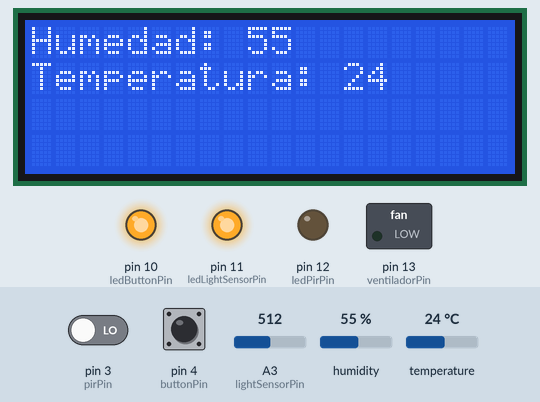
Bench run of a sketch on a simulated Arduino Uno, built with avr-gcc and run on an emulated ATmega328P. Parts: 20×4 character LCD, switched loads named in the sketch (green lamp = pin HIGH), output pins drawn as LEDs (lit = HIGH). The inputs (shaded band) are chosen by the test bench; at power-on: temperature 24 °C, pin 3 (pirPin) LOW, A3 (lightSensorPin) = 512, pin 4 (buttonPin) HIGH, humidity 55 %.

Above: at 1.7 s.
1.8 s: temperature set to 28 °C
At 4.4 s:
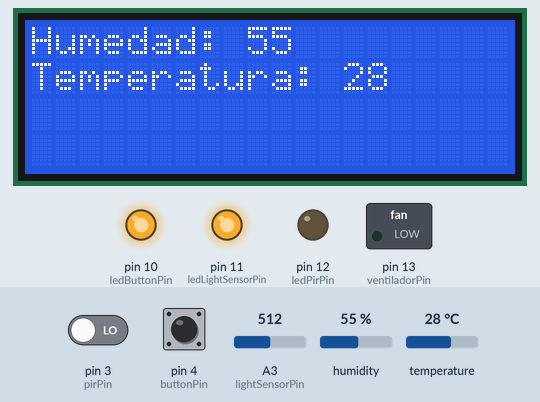
4.7 s: temperature set to 31 °C
At 6.4 s:
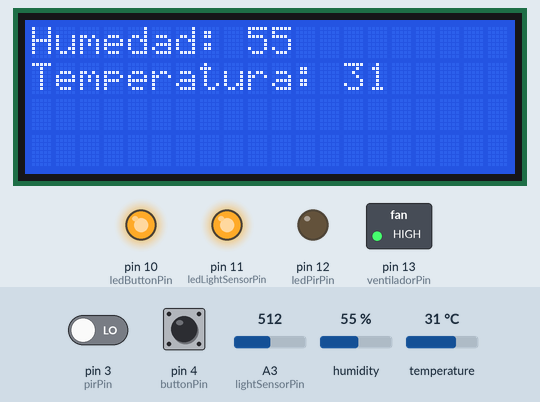
6.7 s: pin 3 (pirPin) driven HIGH
At 8.7 s:
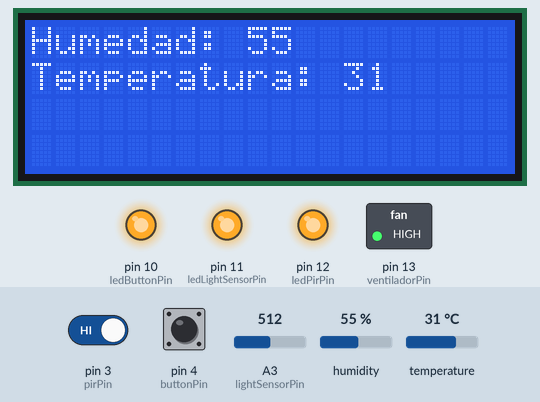
13.0 s: A3 (lightSensorPin) set to 736
19.3 s: A3 (lightSensorPin) set to 764
At 24.9 s:
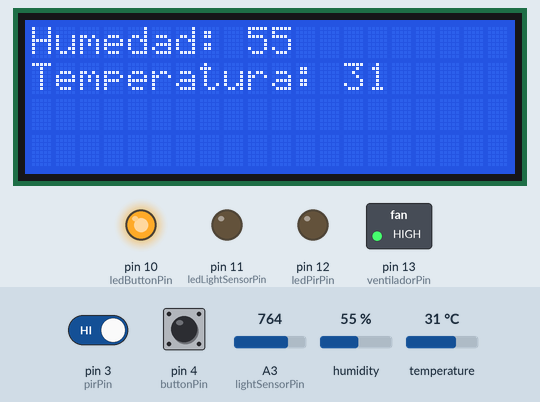
25.6 s: temperature set to 12 °C
At 26.4 s:
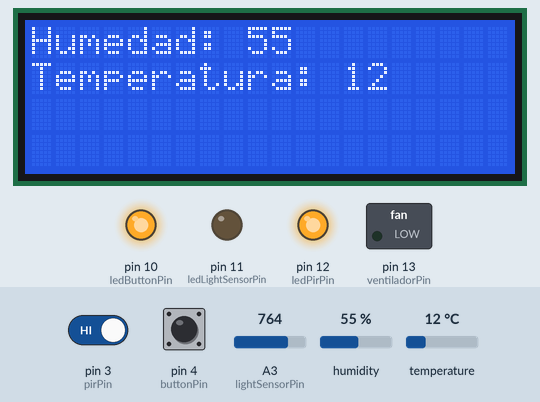
Timing chart, 0 to 32.9 s (numbered marks = the images above; inputs shaded):
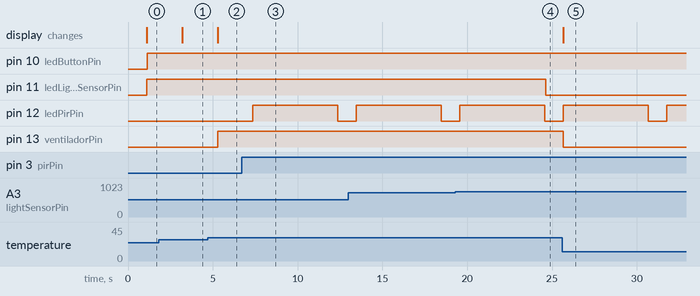

Measured:
- the behaviour switches between 29 and 30 °C on temperature (found by bisection; images 1 and 2)
- the behaviour switches between 749 and 750 on A3 (lightSensorPin) (found by bisection; images 3 and 4)
- after the input at 1.8 s, the display: changes after 1.4 s (image 1)
- after the input at 4.7 s, pin 13 (ventiladorPin): LOW → HIGH after 0.59 s; the display: changes after 0.59 s (image 2)
- after the input at 6.7 s, pin 12 (ledPirPin): LOW → HIGH after 0.67 s, → LOW 5.0 s later
- after the input at 19.3 s, pin 11 (ledLightSensorPin): HIGH → LOW after 5.3 s
- after the input at 25.6 s, pin 13 (ventiladorPin): HIGH → LOW after 0.07 s; the display: changes after 0.07 s (image 5)

The sketch:

Proyecto_Sicodo.ino
```cpp
#include <DHT.h>
#include <LiquidCrystal_I2C.h>

#define DHTPIN 2 // Definimos el pin digital donde se conecta el sensor DTH11
#define DHTTYPE DHT11 // Definimos el tipo de sensor

#define pirPin 3 //Definimos en pin digital donde se conecta el sensor de movimiento
#define lightSensorPin A3 //Definimos en pin analogico donde se conecta el sensor de luz
#define buttonPin 4 //Definimos en pin digital donde se conecta el push-button

#define ventiladorPin 13 //Definimos en pin digital donde se conecta ventilador
#define ledPirPin 12 //Definimos en pin digital donde se conecta el led
#define ledLightSensorPin 11 //Definimos en pin digital donde se conecta el led
#define ledButtonPin 10 //Definimos en pin digital donde se conecta el led(RELEY+FOCO)

int temperature;// Almacena la temperatura
int humidity;// Almacena la humedad

int valuePir = 0;//valuePir se emplea para almacenar el estado del sensor PIR
int valueLightSensor = 0;//valueLightSensor se emplea para almacenar las lecruras dell sensor de luz

int valueLed = 0;//valueLed se emplea para almacenar el estado del led
int state = 0;// 0 LED apagado, mientras que 1 encendido
int oldValueLed = 0; // Almacena el antiguo valor de val

DHT dht(DHTPIN, DHTTYPE); // Inicializamos el sensor DHT11

LiquidCrystal_I2C lcd(0x27, 20, 4); // Crear el objeto lcd  dirección 0x27 para 16 caracteres y 2 lineas en el display

void sensorDTH() {

  delay(1000);

  humidity = dht.readHumidity();
  temperature = dht.readTemperature();

  // Comprobamos si ha habido algún error en la lectura
  if (isnan(humidity) || isnan(temperature)) {
    lcd.setCursor(0, 0);
    lcd.print("Error obteniendo");
    lcd.setCursor(0, 1);
    lcd.print("los datos del sensor DHT11");
    return;
  }

  //imprimimos los valores dentro del lcd
  lcd.setCursor(0, 0);// Ubicamos el cursor en la primera posición(columna:0) de la segunda línea(fila:1)
  lcd.print("Humedad: ");// Escribimos el Mensaje en el LCD.
  lcd.print(humidity);// Escribimos el valor de la variable humedad.
  lcd.print("   ");
  lcd.setCursor(0, 1);
  lcd.print("Temperatura: ");
  lcd.print(temperature);

  //( humedad > 33 ) || ( temperatura > 26 )
  if (  temperature >= 30  ) {
    digitalWrite (ventiladorPin, HIGH);
  }
  else {
    digitalWrite (ventiladorPin, LOW);
  }
}


void sensorPir() {

  valuePir = digitalRead(pirPin);

  if (valuePir == HIGH)
  {
    digitalWrite(ledPirPin, HIGH);
    delay(5000);
    digitalWrite(ledPirPin, LOW);
    delay(50);
  }
  else
  {
    digitalWrite(ledPirPin, LOW);
  }
}

void sensorLight() {

  valueLightSensor = analogRead(ledLightSensorPin);

  //Serial.println(valueLightSensor);

  if (valueLightSensor < 750) {
    digitalWrite(ledLightSensorPin, HIGH);
  } else {
    digitalWrite(ledLightSensorPin, LOW );
  }
}

void pushButton() {

  valueLed = digitalRead(buttonPin);

  if ((valueLed == HIGH) && (oldValueLed == LOW)) {
    state = 1 - state;
    delay(10);
  }

  oldValueLed = valueLed;

  if (state == 1) {
    digitalWrite(ledButtonPin, HIGH);
  }
  else {
    digitalWrite(ledButtonPin, LOW);
  }
}

void setup() {

  Serial.begin(9600); // Inicializamos comunicación serie

  dht.begin();  // Comenzamos el sensor DHT
  lcd.init();// Inicializar el LCD
  lcd.backlight(); //Encender la luz de fondo.

  pinMode (ventiladorPin, OUTPUT);

  pinMode(ledPirPin, OUTPUT);
  pinMode(pirPin, INPUT);

  pinMode(ledLightSensorPin, OUTPUT);
  pinMode(lightSensorPin, INPUT);

  pinMode(ledButtonPin, OUTPUT);
  pinMode(buttonPin, INPUT_PULLUP);

}

void loop() {

  sensorDTH();
  sensorPir();
  sensorLight();
  pushButton();

}
```
